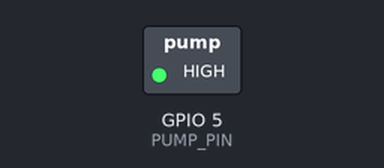
Bench run of a sketch on a simulated ESP32. On the bench: switched loads named in the sketch (green lamp = pin HIGH). What the sketch prints to the serial monitor is not drawn.

Above: at 2.5 s.
At 5.5 s:
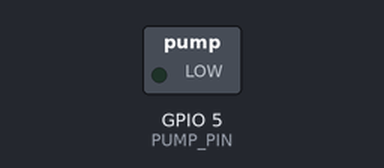
Timing chart, 0 to 8.8 s (numbered marks = the images above):
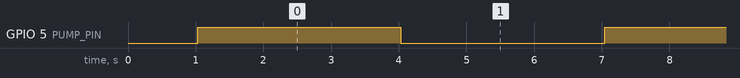

The sketch:

pump_test.ino
```cpp
/*
 * ESP32 Pump Test - Direct Control
 *
 * This sketch tests the pump directly without the touch sensor
 * to verify the MOSFET and pump hardware are working correctly.
 *
 * The pump will turn ON for 3 seconds, then OFF for 3 seconds, repeatedly.
 */

#define PUMP_PIN 5  // MOSFET pump control pin

void setup() {
  Serial.begin(115200);
  delay(1000);

  Serial.println("\n========================================");
  Serial.println("ESP32 Pump Hardware Test");
  Serial.println("========================================");
  Serial.println("Testing pump on GPIO 5");
  Serial.println("Pump will cycle: 3s ON, 3s OFF");
  Serial.println("========================================\n");

  pinMode(PUMP_PIN, OUTPUT);
  digitalWrite(PUMP_PIN, LOW);  // Start with pump OFF

  Serial.println("✓ Pin configured");
  Serial.println("✓ Starting test cycle...\n");
}

void loop() {
  // Turn pump ON
  Serial.println(">>> PUMP ON (GPIO 5 = HIGH)");
  Serial.println("    Check if pump motor is running!");
  Serial.println("    You should hear motor sound or see water moving");
  digitalWrite(PUMP_PIN, HIGH);

  // Wait 3 seconds
  for (int i = 3; i > 0; i--) {
    Serial.print("    ");
    Serial.print(i);
    Serial.println(" seconds remaining...");
    delay(1000);
  }

  // Turn pump OFF
  Serial.println("\n<<< PUMP OFF (GPIO 5 = LOW)");
  Serial.println("    Pump should stop now");
  digitalWrite(PUMP_PIN, LOW);

  // Wait 3 seconds
  for (int i = 3; i > 0; i--) {
    Serial.print("    ");
    Serial.print(i);
    Serial.println(" seconds until next cycle...");
    delay(1000);
  }

  Serial.println("\n----------------------------------------\n");
}
```

Measured:
- by itself, GPIO 5 (PUMP_PIN): alternates HIGH for 3.0 s and LOW for 3.0 s
